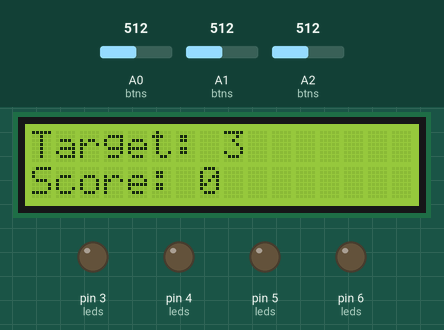
Simulated run of this sketch. Board: Arduino Uno, built with avr-gcc and run on an emulated ATmega328P. On the bench: 16×2 character LCD, output pins drawn as LEDs (lit = HIGH). Dashed ring = blinking. The test bench sets the inputs (shaded band); at power-on: A0 (btns) = 512, A1 (btns) = 512, A2 (btns) = 512. Random numbers use the default seed unless the sketch sets one.

Above: at 2.7 s.
2.8 s: A0 (btns) set to 490
At 6.6 s:
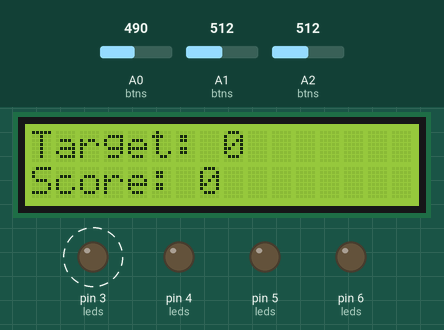
6.9 s: A1 (btns) set to 490
At 10.9 s:
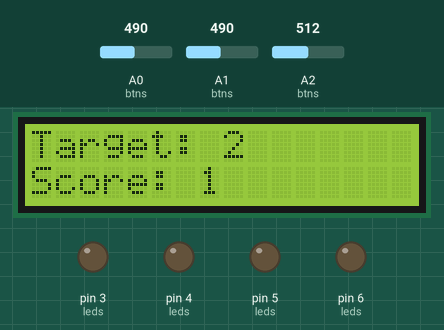
11.0 s: A0 (btns) set to 510
At 12.6 s:
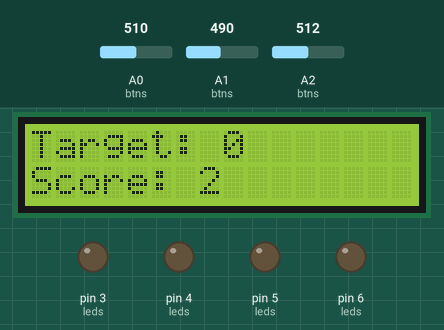
Timing chart, 0 to 20.4 s (numbered marks = the images above; inputs shaded):
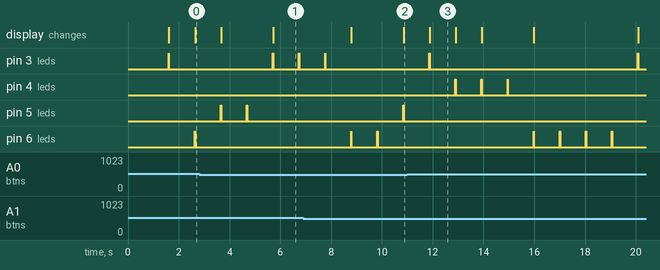

The sketch:

mole.ino
```cpp
#include <Wire.h>
#include <LiquidCrystal_I2C.h>

#define LED0 3
#define LED1 4
#define LED2 5
#define LED3 6

#define BTN0 A0
#define BTN1 A1
#define BTN2 A2
#define BTN3 A3

LiquidCrystal_I2C lcd(0x27, 16, 2);

int randNumber = 0;
int score = 0;

int leds[4] = {LED0, LED1, LED2, LED3};
int btns[4] = {BTN0, BTN1, BTN2, BTN3};

void setup() {
  lcd.init();
  lcd.backlight();

  for (int i = 0; i < 4; i++) {
    pinMode(leds[i], OUTPUT);
  }

  randomSeed(analogRead(A5));

  lcd.setCursor(0, 0);
  lcd.print("Whack-a-Mole!");
  lcd.setCursor(0, 1);
  lcd.print("Score: 0");
  delay(1500);
}

void loop() {
  randNumber = random(4);

  lcd.setCursor(0, 0);
  lcd.print("Target: ");
  lcd.print(randNumber);
  lcd.print("     ");

  digitalWrite(leds[randNumber], HIGH);

  boolean actionDone = false;
  unsigned long startTime = millis();

  while (millis() - startTime < 1500) {
    for (int i = 0; i < 4; i++) {
      if (analogRead(btns[i]) > 500) {
        if (i == randNumber) {
          score++;
        } else {
          score--;
          if (score < 0) score = 0;
        }

        lcd.setCursor(0, 1);
        lcd.print("Score: ");
        lcd.print(score);
        lcd.print("     ");

        actionDone = true;
        break;
      }
    }

    if (actionDone) break;
    delay(10);
  }

  digitalWrite(leds[randNumber], LOW);

  if (score >= 10) {
    lcd.clear();
    lcd.setCursor(0, 0);
    lcd.print("   SUCCESS!   ");
    lcd.setCursor(0, 1);
    lcd.print("  Final Score:10");

    for (int j = 0; j < 3; j++) {
      for (int i = 0; i < 4; i++) digitalWrite(leds[i], HIGH);
      delay(200);
      for (int i = 0; i < 4; i++) digitalWrite(leds[i], LOW);
      delay(200);
    }

    while (1) {
    }
  }

  delay(1000);
}
```

Measured:
- by itself, pin 3 (leds): alternates HIGH for 0.01 s and LOW for 8.2 s
- by itself, pin 4 (leds): alternates HIGH for 0.01 s and LOW for 1.0 s, 6 changes in all, then stays LOW
- what the display in image 3 shows lasts 1.0 s, from 11.9 s to 12.9 s
